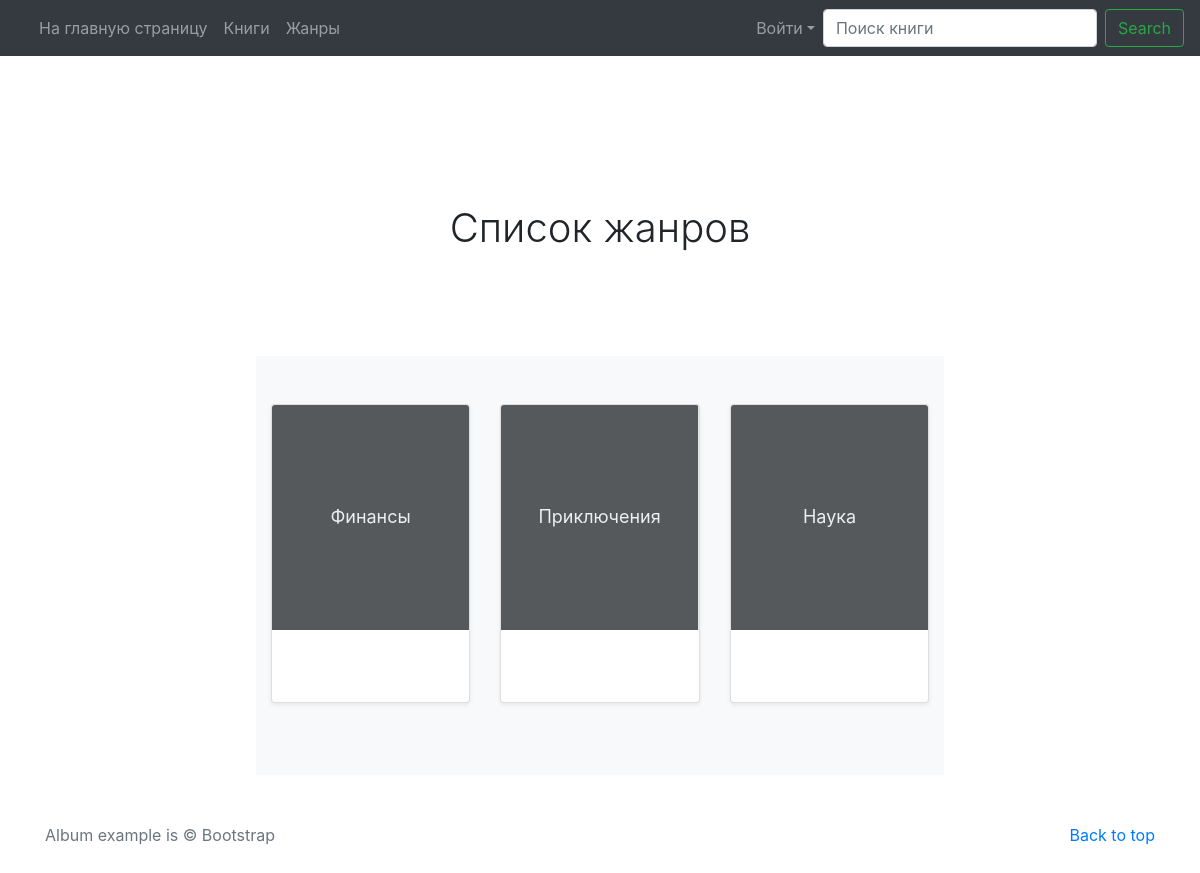
/ref_books/list-genre/, run on the app's committed database.
### ref_books/models.py (models this page shows, shortened)
class Genre(models.Model):
    name = models.CharField(
        verbose_name="Название Жанра",
        max_length=30
    )
    description = models.TextField(
        verbose_name="Описание Жанра",
        null=True,
        blank=True
    )
    class Meta:
        permissions = [
                    ("view_all_genres", "Can view all genres"),
                ]

### ref_books/views.py (the view)
# urls.py: path('list-genre/', ListGenre.as_view(), name="list_genre"),
class ListGenre(ListView):
    model = Genre
    template_name = 'ref_books/list_genre.html'

### ref_books/templates/ref_books/list_genre.html (shortened to what this page needs)
{% extends "base.html" %}
{% load static %}
  {% block main %}
    <div class="row">
      <div class="col">
      </div>
      <div class="col-7">
        <section class="jumbotron text-center">
          <div class="container">
          <h1>Список жанров</h1>
          </div>
        </section>
        <div class="album py-5 bg-light">
          <div class="container">
            <div class="row">
              {% for obj in object_list %}
                <div class="col-md-4">
                  <div class="card mb-4 shadow-sm">
                        <a href="{% url 'ref_books:detail_genre' obj.pk %}">
                          <svg class="bd-placeholder-img card-img-top" width="100%" height="225" xmlns="http://www.w3.org/2000/svg" preserveAspectRatio="xMidYMid slice" focusable="false" role="img" aria-label="Placeholder: Thumbnail">
                            <title>Placeholder</title>
                            <rect width="100%" height="100%" fill="#55595c"/>
                            <text x="50%" y="50%" fill="#eceeef" dy=".3em">{{ obj.name }}</text>
                          </svg>
                        </a>
                        <div class="card-body">
                        </div>
                  </div>
                </div>
              {% endfor %}
            </div>
          </div>
        </div>
      </div>
      <div class="col">
      </div>
    </div>
  {% endblock main %}

### static/css/album.css (style rules this page uses)
.jumbotron { padding-top: 3rem; padding-bottom: 3rem; margin-bottom: 0; background-color: #fff; }
@media (min-width: 768px) { .jumbotron { padding-top: 6rem; padding-bottom: 6rem; } }
.jumbotron h1 { font-weight: 300; }
.jumbotron .container { max-width: 40rem; }

### templates/base.html (style rules this page uses)
.bd-placeholder-img { font-size: 1.125rem; text-anchor: middle; -webkit-user-select: none; -moz-user-select: none; -ms-user-select: none; user-select: none; }

### data on the page
Genre: name "Финансы"
Genre: name "Приключения"
Genre: name "Наука"
